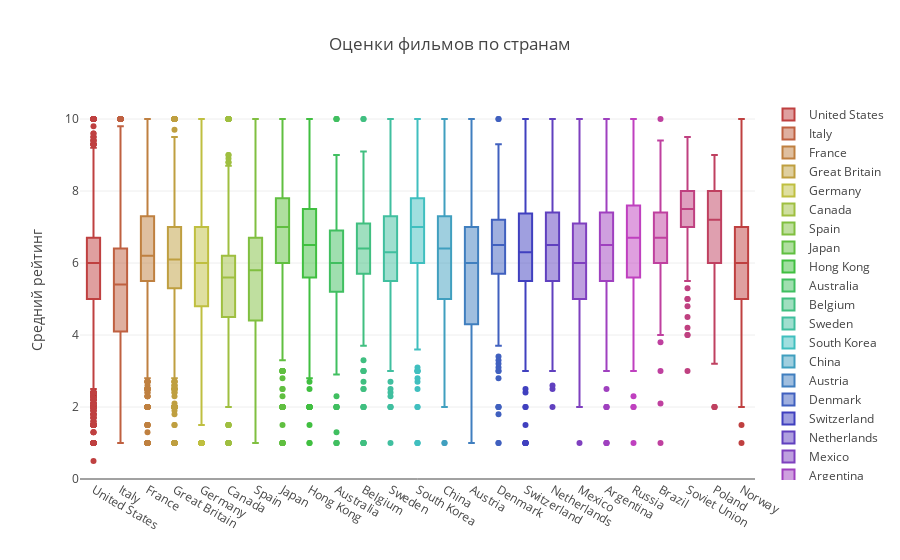

The code cell stored with this chart in its notebook:
### Code cell
def parse_list(lst_str):
    return filter(lambda y: y != '', 
                  map(lambda x: x.strip(), 
                      re.sub(r'[\[\]]', '', lst_str).split(',')))

df['country'] = df['country'].fillna('[]')
country_data = []
for record in df.to_dict(orient = 'records'):
    country_lst = parse_list(record['country'])
    for country in country_lst:
        copy = record.copy()
        copy['country'] = country
        # copy['weight'] = 1./len(genre_lst)
        country_data.append(copy)

country_df = pd.DataFrame.from_dict(country_data)

# сформируем список жанров
top_country = country_df.groupby('country')[['filmtv_id']].count()\
    .sort_values('filmtv_id', ascending = False)\
    .head(25).index.values.tolist()

N = float(len(top_country))

# cгенерируем цвета для визуализации
c = ['hsl('+str(h)+',50%'+',50%)' for h in np.linspace(0, 360, N)]

data = [{
    'y': country_df[country_df.country == top_country[i]].avg_vote, 
    'type':'box',
    'marker':{'color': c[i]},
    'name': top_country[i]
    } for i in range(len(top_country))]

layout = go.Layout(
    title='Оценки фильмов по странам',
    yaxis = {'title': 'Средний рейтинг'}
)   

fig = go.Figure(data = data, layout = layout)
iplot(fig)

### Figure 1 — Plotly figure (JSON) as saved in the notebook; plotly's stock layout.template omitted (floating-point values rounded to 4 significant figures; data arrays with more than 128 entries replaced by an {"elided": "..."} marker saying what was removed)
{"data": [{"marker": {"color": "hsl(0.0,50%,50%)"}, "name": "United States", "type": "box", "uid": "104b5a8e-0680-4837-874a-166341a84f26", "y": {"elided": "24212 float values"}}, {"marker": {"color": "hsl(15.0,50%,50%)"}, "name": "Italy", "type": "box", "uid": "17d08a24-ac40-498d-99c5-2cf7a6064d4c", "y": {"elided": "11000 float values"}}, {"marker": {"color": "hsl(30.0,50%,50%)"}, "name": "France", "type": "box", "uid": "115ef70f-5b38-49ab-9469-528b37271a35", "y": {"elided": "5693 float values"}}, {"marker": {"color": "hsl(45.0,50%,50%)"}, "name": "Great Britain", "type": "box", "uid": "7991da61-3b45-4deb-9dee-ab13f5362e1d", "y": {"elided": "3959 float values"}}, {"marker": {"color": "hsl(60.0,50%,50%)"}, "name": "Germany", "type": "box", "uid": "ef76f450-6f90-4394-828d-387fa50b29cd", "y": {"elided": "3161 float values"}}, {"marker": {"color": "hsl(75.0,50%,50%)"}, "name": "Canada", "type": "box", "uid": "d83a3564-964c-4a46-aa19-af7c2155f6b7", "y": {"elided": "2031 float values"}}, {"marker": {"color": "hsl(90.0,50%,50%)"}, "name": "Spain", "type": "box", "uid": "43fb2c3b-769d-4114-88ee-21e4f50614d9", "y": {"elided": "1391 float values"}}, {"marker": {"color": "hsl(105.0,50%,50%)"}, "name": "Japan", "type": "box", "uid": "7ab344c4-0142-44d5-ba63-7d616a4936e1", "y": {"elided": "1303 float values"}}, {"marker": {"color": "hsl(120.0,50%,50%)"}, "name": "Hong Kong", "type": "box", "uid": "1fcae112-06fb-4fcf-9a40-37352b955183", "y": {"elided": "556 float values"}}, {"marker": {"color": "hsl(135.0,50%,50%)"}, "name": "Australia", "type": "box", "uid": "9e149ec0-5354-4130-9603-bd0ab4b44027", "y": {"elided": "535 float values"}}, {"marker": {"color": "hsl(150.0,50%,50%)"}, "name": "Belgium", "type": "box", "uid": "55eedc00-6455-434a-82af-4912df9e35b1", "y": {"elided": "434 float values"}}, {"marker": {"color": "hsl(165.0,50%,50%)"}, "name": "Sweden", "type": "box", "uid": "c3a43f39-dec1-48ed-b948-5238896a1afe", "y": {"elided": "426 float values"}}, {"marker": {"color": "hsl(180.0,50%,50%)"}, "name": "South Korea", "type": "box", "uid": "3f530aca-7d03-403c-a084-d06307d07b56", "y": {"elided": "413 float values"}}, {"marker": {"color": "hsl(195.0,50%,50%)"}, "name": "China", "type": "box", "uid": "dba7c399-716d-42ec-87ff-5ebe682e0be3", "y": {"elided": "366 float values"}}, {"marker": {"color": "hsl(210.0,50%,50%)"}, "name": "Austria", "type": "box", "uid": "7b321771-cac7-40be-8d86-ba1c3044ea66", "y": {"elided": "354 float values"}}, {"marker": {"color": "hsl(225.0,50%,50%)"}, "name": "Denmark", "type": "box", "uid": "9d2875b5-9371-4364-b7d9-0ce3de5846a3", "y": {"elided": "327 float values"}}, {"marker": {"color": "hsl(240.0,50%,50%)"}, "name": "Switzerland", "type": "box", "uid": "411a2e4a-765f-408a-b517-e5de0e18db08", "y": {"elided": "323 float values"}}, {"marker": {"color": "hsl(255.0,50%,50%)"}, "name": "Netherlands", "type": "box", "uid": "d7352e33-8b17-4816-90a3-9e9da44e7423", "y": {"elided": "319 float values"}}, {"marker": {"color": "hsl(270.0,50%,50%)"}, "name": "Mexico", "type": "box", "uid": "58c06a9c-0c9e-4350-bf39-2888059cca14", "y": {"elided": "305 float values"}}, {"marker": {"color": "hsl(285.0,50%,50%)"}, "name": "Argentina", "type": "box", "uid": "97073244-ce94-4e5c-8c17-dffe8f36b77a", "y": {"elided": "287 float values"}}, {"marker": {"color": "hsl(300.0,50%,50%)"}, "name": "Russia", "type": "box", "uid": "e62ab450-93ea-4fd0-a1bf-35282178f310", "y": {"elided": "265 float values"}}, {"marker": {"color": "hsl(315.0,50%,50%)"}, "name": "Brazil", "type": "box", "uid": "14ef2489-a72b-481c-a787-e879f7460a6c", "y": {"elided": "246 float values"}}, {"marker": {"color": "hsl(330.0,50%,50%)"}, "name": "Soviet Union", "type": "box", "uid": "9b9cb547-cc0a-468a-a73b-39f22c5d8542", "y": {"elided": "235 float values"}}, {"marker": {"color": "hsl(345.0,50%,50%)"}, "name": "Poland", "type": "box", "uid": "6ebd0ba7-fe28-49f2-80da-3e3c35b65877", "y": {"elided": "216 float values"}}, {"marker": {"color": "hsl(360.0,50%,50%)"}, "name": "Norway", "type": "box", "uid": "f61d1f47-773a-4012-8310-a7445e11c0d8", "y": {"elided": "215 float values"}}], "layout": {"title": {"text": "Оценки фильмов по странам"}, "yaxis": {"title": {"text": "Средний рейтинг"}}}}
